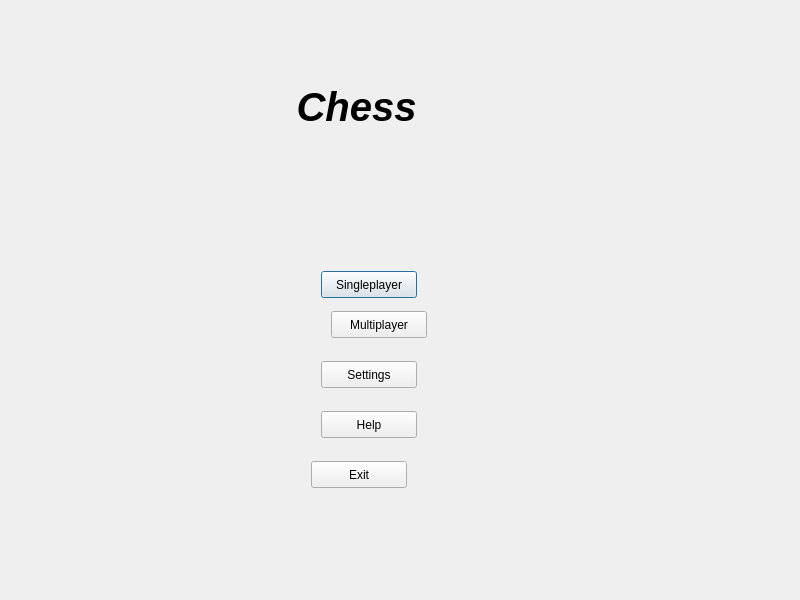
<?xml version="1.0" encoding="UTF-8"?>
<ui version="4.0">
 <class>Dialog</class>
 <widget class="QDialog" name="Dialog">
  <property name="geometry">
   <rect>
    <x>0</x>
    <y>0</y>
    <width>800</width>
    <height>600</height>
   </rect>
  </property>
  <property name="windowTitle">
   <string>Chess</string>
  </property>
  <property name="autoFillBackground">
   <bool>false</bool>
  </property>
  <layout class="QVBoxLayout" name="verticalLayout">
   <item>
    <widget class="QStackedWidget" name="stackedWidget">
     <property name="currentIndex">
      <number>0</number>
     </property>
     <widget class="QWidget" name="page0_Menu">
      <widget class="QLabel" name="menuTitleLabel">
       <property name="geometry">
        <rect>
         <x>240</x>
         <y>40</y>
         <width>211</width>
         <height>111</height>
        </rect>
       </property>
       <property name="font">
        <font>
         <pointsize>30</pointsize>
         <italic>true</italic>
         <bold>true</bold>
         <strikeout>false</strikeout>
        </font>
       </property>
       <property name="text">
        <string>Chess</string>
       </property>
       <property name="alignment">
        <set>Qt::AlignmentFlag::AlignCenter</set>
       </property>
      </widget>
      <widget class="QPushButton" name="menuSingleplayerButton">
       <property name="geometry">
        <rect>
         <x>310</x>
         <y>260</y>
         <width>96</width>
         <height>27</height>
        </rect>
       </property>
       <property name="text">
        <string>Singleplayer</string>
       </property>
      </widget>
      <widget class="QPushButton" name="menuSettingsButton">
       <property name="geometry">
        <rect>
         <x>310</x>
         <y>350</y>
         <width>96</width>
         <height>27</height>
        </rect>
       </property>
       <property name="text">
        <string>Settings</string>
       </property>
      </widget>
      <widget class="QPushButton" name="menuHelpButton">
       <property name="geometry">
        <rect>
         <x>310</x>
         <y>400</y>
         <width>96</width>
         <height>27</height>
        </rect>
       </property>
       <property name="text">
        <string>Help</string>
       </property>
      </widget>
      <widget class="QPushButton" name="menuExitButton">
       <property name="geometry">
        <rect>
         <x>300</x>
         <y>450</y>
         <width>96</width>
         <height>27</height>
        </rect>
       </property>
       <property name="text">
        <string>Exit</string>
       </property>
      </widget>
      <widget class="QPushButton" name="menuMultiplayerButton">
       <property name="geometry">
        <rect>
         <x>320</x>
         <y>300</y>
         <width>96</width>
         <height>27</height>
        </rect>
       </property>
       <property name="text">
        <string>Multiplayer</string>
       </property>
      </widget>
     </widget>
     <widget class="QWidget" name="page1_Help">
      <widget class="QPushButton" name="helpBackButton">
       <property name="geometry">
        <rect>
         <x>300</x>
         <y>420</y>
         <width>96</width>
         <height>27</height>
        </rect>
       </property>
       <property name="text">
        <string>Back</string>
       </property>
      </widget>
      <widget class="QLabel" name="helpTitleLabel">
       <property name="geometry">
        <rect>
         <x>240</x>
         <y>80</y>
         <width>211</width>
         <height>111</height>
        </rect>
       </property>
       <property name="font">
        <font>
         <pointsize>24</pointsize>
         <italic>false</italic>
         <bold>true</bold>
         <strikeout>false</strikeout>
        </font>
       </property>
       <property name="text">
        <string>Help</string>
       </property>
       <property name="alignment">
        <set>Qt::AlignmentFlag::AlignCenter</set>
       </property>
      </widget>
     </widget>
     <widget class="QWidget" name="page2_Lobby">
      <widget class="QLabel" name="lobbyTitleLabel">
       <property name="geometry">
        <rect>
         <x>300</x>
         <y>10</y>
         <width>211</width>
         <height>111</height>
        </rect>
       </property>
       <property name="font">
        <font>
         <pointsize>28</pointsize>
         <italic>false</italic>
         <bold>true</bold>
         <strikeout>false</strikeout>
        </font>
       </property>
       <property name="text">
        <string>Lobby</string>
       </property>
       <property name="alignment">
        <set>Qt::AlignmentFlag::AlignCenter</set>
       </property>
      </widget>
      <widget class="QPushButton" name="lobbyStartButton">
       <property name="geometry">
        <rect>
         <x>360</x>
         <y>460</y>
         <width>96</width>
         <height>27</height>
        </rect>
       </property>
       <property name="text">
        <string>Start</string>
       </property>
      </widget>
     </widget>
     <widget class="QWidget" name="page">
      <widget class="QGraphicsView" name="graphicsView">
       <property name="geometry">
        <rect>
         <x>310</x>
         <y>230</y>
         <width>256</width>
         <height>192</height>
        </rect>
       </property>
       <property name="frameShape">
        <enum>QFrame::Shape::StyledPanel</enum>
       </property>
       <property name="frameShadow">
        <enum>QFrame::Shadow::Plain</enum>
       </property>
      </widget>
     </widget>
    </widget>
   </item>
  </layout>
 </widget>
 <resources/>
 <connections/>
</ui>
